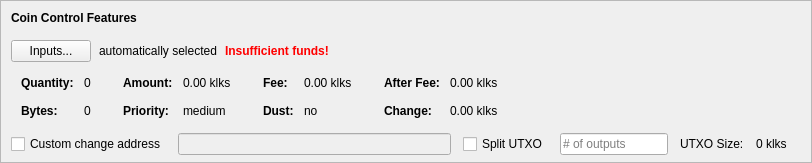
    <widget class="QFrame" name="frameCoinControl">
     <property name="sizePolicy">
      <sizepolicy hsizetype="Expanding" vsizetype="Expanding">
       <horstretch>0</horstretch>
       <verstretch>0</verstretch>
      </sizepolicy>
     </property>
     <property name="maximumSize">
      <size>
       <width>16777215</width>
       <height>16777215</height>
      </size>
     </property>
     <property name="frameShape">
      <enum>QFrame::StyledPanel</enum>
     </property>
     <property name="frameShadow">
      <enum>QFrame::Sunken</enum>
     </property>
     <layout class="QVBoxLayout" name="verticalLayoutCoinControl2">
      <property name="spacing">
       <number>0</number>
      </property>
      <property name="leftMargin">
       <number>0</number>
      </property>
      <property name="topMargin">
       <number>0</number>
      </property>
      <property name="rightMargin">
       <number>0</number>
      </property>
      <property name="bottomMargin">
       <number>6</number>
      </property>
      <item>
       <layout class="QVBoxLayout" name="verticalLayoutCoinControl" stretch="0,0,0,0,1">
        <property name="spacing">
         <number>0</number>
        </property>
        <property name="leftMargin">
         <number>10</number>
        </property>
        <property name="topMargin">
         <number>10</number>
        </property>
        <item>
         <layout class="QHBoxLayout" name="horizontalLayoutCoinControl1">
          <property name="bottomMargin">
           <number>15</number>
          </property>
          <item>
           <widget class="QLabel" name="labelCoinControlFeatures">
            <property name="sizePolicy">
             <sizepolicy hsizetype="Preferred" vsizetype="Maximum">
              <horstretch>0</horstretch>
              <verstretch>0</verstretch>
             </sizepolicy>
            </property>
            <property name="font">
             <font>
              <weight>75</weight>
              <bold>true</bold>
             </font>
            </property>
            <property name="styleSheet">
             <string notr="true">font-weight:bold;</string>
            </property>
            <property name="text">
             <string>Coin Control Features</string>
            </property>
           </widget>
          </item>
         </layout>
        </item>
        <item>
         <layout class="QHBoxLayout" name="horizontalLayoutCoinControl2" stretch="0,0,0,0">
          <property name="spacing">
           <number>8</number>
          </property>
          <property name="bottomMargin">
           <number>10</number>
          </property>
          <item>
           <widget class="QPushButton" name="pushButtonCoinControl">
            <property name="styleSheet">
             <string notr="true"/>
            </property>
            <property name="text">
             <string>Inputs...</string>
            </property>
            <property name="autoDefault">
             <bool>false</bool>
            </property>
           </widget>
          </item>
          <item>
           <widget class="QLabel" name="labelCoinControlAutomaticallySelected">
            <property name="text">
             <string>automatically selected</string>
            </property>
            <property name="margin">
             <number>5</number>
            </property>
           </widget>
          </item>
          <item>
           <widget class="QLabel" name="labelCoinControlInsuffFunds">
            <property name="font">
             <font>
              <weight>75</weight>
              <bold>true</bold>
             </font>
            </property>
            <property name="styleSheet">
             <string notr="true">color:red;font-weight:bold;</string>
            </property>
            <property name="text">
             <string>Insufficient funds!</string>
            </property>
            <property name="margin">
             <number>5</number>
            </property>
           </widget>
          </item>
          <item>
           <spacer name="horizontalSpacerCoinControl">
            <property name="orientation">
             <enum>Qt::Horizontal</enum>
            </property>
            <property name="sizeHint" stdset="0">
             <size>
              <width>40</width>
              <height>1</height>
             </size>
            </property>
           </spacer>
          </item>
         </layout>
        </item>
        <item>
         <widget class="QWidget" name="widgetCoinControl" native="true">
          <property name="sizePolicy">
           <sizepolicy hsizetype="Preferred" vsizetype="Preferred">
            <horstretch>0</horstretch>
            <verstretch>0</verstretch>
           </sizepolicy>
          </property>
          <property name="minimumSize">
           <size>
            <width>0</width>
            <height>0</height>
           </size>
          </property>
          <property name="styleSheet">
           <string notr="true"/>
          </property>
          <layout class="QHBoxLayout" name="horizontalLayoutCoinControl5">
           <property name="leftMargin">
            <number>0</number>
           </property>
           <property name="topMargin">
            <number>0</number>
           </property>
           <property name="rightMargin">
            <number>0</number>
           </property>
           <property name="bottomMargin">
            <number>0</number>
           </property>
           <item>
            <layout class="QHBoxLayout" name="horizontalLayoutCoinControl3" stretch="0,0,0,1">
             <property name="spacing">
              <number>20</number>
             </property>
             <property name="topMargin">
              <number>0</number>
             </property>
             <property name="bottomMargin">
              <number>10</number>
             </property>
             <item>
              <layout class="QFormLayout" name="formLayoutCoinControl1">
               <property name="horizontalSpacing">
                <number>10</number>
               </property>
               <property name="verticalSpacing">
                <number>14</number>
               </property>
               <property name="leftMargin">
                <number>10</number>
               </property>
               <property name="topMargin">
                <number>4</number>
               </property>
               <property name="rightMargin">
                <number>6</number>
               </property>
               <item row="0" column="0">
                <widget class="QLabel" name="labelCoinControlQuantityText">
                 <property name="font">
                  <font>
                   <weight>75</weight>
                   <bold>true</bold>
                  </font>
                 </property>
                 <property name="text">
                  <string>Quantity:</string>
                 </property>
                 <property name="margin">
                  <number>0</number>
                 </property>
                </widget>
               </item>
               <item row="0" column="1">
                <widget class="QLabel" name="labelCoinControlQuantity">
                 <property name="cursor">
                  <cursorShape>IBeamCursor</cursorShape>
                 </property>
                 <property name="contextMenuPolicy">
                  <enum>Qt::ActionsContextMenu</enum>
                 </property>
                 <property name="text">
                  <string notr="true">0</string>
                 </property>
                 <property name="margin">
                  <number>0</number>
                 </property>
                 <property name="textInteractionFlags">
                  <set>Qt::LinksAccessibleByMouse|Qt::TextSelectableByKeyboard|Qt::TextSelectableByMouse</set>
                 </property>
                </widget>
               </item>
               <item row="1" column="0">
                <widget class="QLabel" name="labelCoinControlBytesText">
                 <property name="font">
                  <font>
                   <weight>75</weight>
                   <bold>true</bold>
                  </font>
                 </property>
                 <property name="text">
                  <string>Bytes:</string>
                 </property>
                </widget>
               </item>
               <item row="1" column="1">
                <widget class="QLabel" name="labelCoinControlBytes">
                 <property name="cursor">
                  <cursorShape>IBeamCursor</cursorShape>
                 </property>
                 <property name="contextMenuPolicy">
                  <enum>Qt::ActionsContextMenu</enum>
                 </property>
                 <property name="text">
                  <string notr="true">0</string>
                 </property>
                 <property name="textInteractionFlags">
                  <set>Qt::LinksAccessibleByMouse|Qt::TextSelectableByKeyboard|Qt::TextSelectableByMouse</set>
                 </property>
                </widget>
               </item>
              </layout>
             </item>
             <item>
              <layout class="QFormLayout" name="formLayoutCoinControl2">
               <property name="horizontalSpacing">
                <number>10</number>
               </property>
               <property name="verticalSpacing">
                <number>14</number>
               </property>
               <property name="leftMargin">
                <number>6</number>
               </property>
               <property name="topMargin">
                <number>4</number>
               </property>
               <property name="rightMargin">
                <number>6</number>
               </property>
               <item row="0" column="0">
                <widget class="QLabel" name="labelCoinControlAmountText">
                 <property name="font">
                  <font>
                   <weight>75</weight>
                   <bold>true</bold>
                  </font>
                 </property>
                 <property name="text">
                  <string>Amount:</string>
                 </property>
                 <property name="margin">
                  <number>0</number>
                 </property>
                </widget>
               </item>
               <item row="0" column="1">
                <widget class="QLabel" name="labelCoinControlAmount">
                 <property name="cursor">
                  <cursorShape>IBeamCursor</cursorShape>
                 </property>
                 <property name="contextMenuPolicy">
                  <enum>Qt::ActionsContextMenu</enum>
                 </property>
                 <property name="text">
                  <string notr="true">0.00 klks</string>
                 </property>
                 <property name="textInteractionFlags">
                  <set>Qt::LinksAccessibleByMouse|Qt::TextSelectableByKeyboard|Qt::TextSelectableByMouse</set>
                 </property>
                </widget>
               </item>
               <item row="1" column="0">
                <widget class="QLabel" name="labelCoinControlPriorityText">
                 <property name="font">
                  <font>
                   <weight>75</weight>
                   <bold>true</bold>
                  </font>
                 </property>
                 <property name="text">
                  <string>Priority:</string>
                 </property>
                </widget>
               </item>
               <item row="1" column="1">
                <widget class="QLabel" name="labelCoinControlPriority">
                 <property name="cursor">
                  <cursorShape>IBeamCursor</cursorShape>
                 </property>
                 <property name="contextMenuPolicy">
                  <enum>Qt::ActionsContextMenu</enum>
                 </property>
                 <property name="text">
                  <string>medium</string>
                 </property>
                 <property name="textInteractionFlags">
                  <set>Qt::LinksAccessibleByMouse|Qt::TextSelectableByKeyboard|Qt::TextSelectableByMouse</set>
                 </property>
                </widget>
               </item>
              </layout>
             </item>
             <item>
              <layout class="QFormLayout" name="formLayoutCoinControl3">
               <property name="horizontalSpacing">
                <number>10</number>
               </property>
               <property name="verticalSpacing">
                <number>14</number>
               </property>
               <property name="leftMargin">
                <number>6</number>
               </property>
               <property name="topMargin">
                <number>4</number>
               </property>
               <property name="rightMargin">
                <number>6</number>
               </property>
               <item row="0" column="0">
                <widget class="QLabel" name="labelCoinControlFeeText">
                 <property name="font">
                  <font>
                   <weight>75</weight>
                   <bold>true</bold>
                  </font>
                 </property>
                 <property name="text">
                  <string>Fee:</string>
                 </property>
                 <property name="margin">
                  <number>0</number>
                 </property>
                </widget>
               </item>
               <item row="0" column="1">
                <widget class="QLabel" name="labelCoinControlFee">
                 <property name="cursor">
                  <cursorShape>IBeamCursor</cursorShape>
                 </property>
                 <property name="contextMenuPolicy">
                  <enum>Qt::ActionsContextMenu</enum>
                 </property>
                 <property name="text">
                  <string notr="true">0.00 klks</string>
                 </property>
                 <property name="textInteractionFlags">
                  <set>Qt::LinksAccessibleByMouse|Qt::TextSelectableByKeyboard|Qt::TextSelectableByMouse</set>
                 </property>
                </widget>
               </item>
               <item row="1" column="0">
                <widget class="QLabel" name="labelCoinControlLowOutputText">
                 <property name="font">
                  <font>
                   <weight>75</weight>
                   <bold>true</bold>
                  </font>
                 </property>
                 <property name="text">
                  <string>Dust:</string>
                 </property>
                </widget>
               </item>
               <item row="1" column="1">
                <widget class="QLabel" name="labelCoinControlLowOutput">
                 <property name="cursor">
                  <cursorShape>IBeamCursor</cursorShape>
                 </property>
                 <property name="contextMenuPolicy">
                  <enum>Qt::ActionsContextMenu</enum>
                 </property>
                 <property name="text">
                  <string>no</string>
                 </property>
                 <property name="textInteractionFlags">
                  <set>Qt::LinksAccessibleByMouse|Qt::TextSelectableByKeyboard|Qt::TextSelectableByMouse</set>
                 </property>
                </widget>
               </item>
              </layout>
             </item>
             <item>
              <layout class="QFormLayout" name="formLayoutCoinControl4">
               <property name="horizontalSpacing">
                <number>10</number>
               </property>
               <property name="verticalSpacing">
                <number>14</number>
               </property>
               <property name="leftMargin">
                <number>6</number>
               </property>
               <property name="topMargin">
                <number>4</number>
               </property>
               <property name="rightMargin">
                <number>6</number>
               </property>
               <item row="0" column="0">
                <widget class="QLabel" name="labelCoinControlAfterFeeText">
                 <property name="font">
                  <font>
                   <weight>75</weight>
                   <bold>true</bold>
                  </font>
                 </property>
                 <property name="text">
                  <string>After Fee:</string>
                 </property>
                 <property name="margin">
                  <number>0</number>
                 </property>
                </widget>
               </item>
               <item row="0" column="1">
                <widget class="QLabel" name="labelCoinControlAfterFee">
                 <property name="cursor">
                  <cursorShape>IBeamCursor</cursorShape>
                 </property>
                 <property name="contextMenuPolicy">
                  <enum>Qt::ActionsContextMenu</enum>
                 </property>
                 <property name="text">
                  <string notr="true">0.00 klks</string>
                 </property>
                 <property name="textInteractionFlags">
                  <set>Qt::LinksAccessibleByMouse|Qt::TextSelectableByKeyboard|Qt::TextSelectableByMouse</set>
                 </property>
                </widget>
               </item>
               <item row="1" column="0">
                <widget class="QLabel" name="labelCoinControlChangeText">
                 <property name="font">
                  <font>
                   <weight>75</weight>
                   <bold>true</bold>
                  </font>
                 </property>
                 <property name="text">
                  <string>Change:</string>
                 </property>
                </widget>
               </item>
               <item row="1" column="1">
                <widget class="QLabel" name="labelCoinControlChange">
                 <property name="cursor">
                  <cursorShape>IBeamCursor</cursorShape>
                 </property>
                 <property name="contextMenuPolicy">
                  <enum>Qt::ActionsContextMenu</enum>
                 </property>
                 <property name="text">
                  <string notr="true">0.00 klks</string>
                 </property>
                 <property name="textInteractionFlags">
                  <set>Qt::LinksAccessibleByMouse|Qt::TextSelectableByKeyboard|Qt::TextSelectableByMouse</set>
                 </property>
                </widget>
               </item>
              </layout>
             </item>
            </layout>
           </item>
          </layout>
         </widget>
        </item>
        <item>
         <layout class="QHBoxLayout" name="horizontalLayoutCoinControl4" stretch="0,0,0,0,0,0,0">
          <property name="spacing">
           <number>12</number>
          </property>
          <property name="sizeConstraint">
           <enum>QLayout::SetDefaultConstraint</enum>
          </property>
          <property name="topMargin">
           <number>5</number>
          </property>
          <property name="rightMargin">
           <number>5</number>
          </property>
          <item>
           <widget class="QCheckBox" name="checkBoxCoinControlChange">
            <property name="toolTip">
             <string>If this is activated, but the change address is empty or invalid, change will be sent to a newly generated address.</string>
            </property>
            <property name="text">
             <string>Custom change address</string>
            </property>
           </widget>
          </item>
          <item>
           <widget class="QValidatedLineEdit" name="lineEditCoinControlChange">
            <property name="enabled">
             <bool>false</bool>
            </property>
            <property name="sizePolicy">
             <sizepolicy hsizetype="Expanding" vsizetype="Fixed">
              <horstretch>0</horstretch>
              <verstretch>0</verstretch>
             </sizepolicy>
            </property>
           </widget>
          </item>
          <item>
           <widget class="QCheckBox" name="splitBlockCheckBox">
            <property name="text">
             <string>Split UTXO</string>
            </property>
           </widget>
          </item>
          <item>
           <widget class="QLineEdit" name="splitBlockLineEdit">
            <property name="sizePolicy">
             <sizepolicy hsizetype="Fixed" vsizetype="Fixed">
              <horstretch>50</horstretch>
              <verstretch>0</verstretch>
             </sizepolicy>
            </property>
            <property name="placeholderText">
             <string># of outputs</string>
            </property>
           </widget>
          </item>
          <item>
           <widget class="QLabel" name="labelBlockSizeText">
            <property name="text">
             <string>UTXO Size:</string>
            </property>
           </widget>
          </item>
          <item>
           <widget class="QLabel" name="labelBlockSize">
            <property name="text">
             <string>0 klks</string>
            </property>
           </widget>
          </item>
          <item>
           <widget class="QLabel" name="labelCoinControlChangeLabel">
            <property name="sizePolicy">
             <sizepolicy hsizetype="Preferred" vsizetype="Expanding">
              <horstretch>0</horstretch>
              <verstretch>0</verstretch>
             </sizepolicy>
            </property>
            <property name="minimumSize">
             <size>
              <width>0</width>
              <height>0</height>
             </size>
            </property>
            <property name="text">
             <string/>
            </property>
            <property name="margin">
             <number>3</number>
            </property>
           </widget>
          </item>
         </layout>
        </item>
        <item>
         <spacer name="verticalSpacerCoinControl">
          <property name="orientation">
           <enum>Qt::Vertical</enum>
          </property>
          <property name="sizeHint" stdset="0">
           <size>
            <width>800</width>
            <height>1</height>
           </size>
          </property>
         </spacer>
        </item>
       </layout>
      </item>
     </layout>
    </widget>
